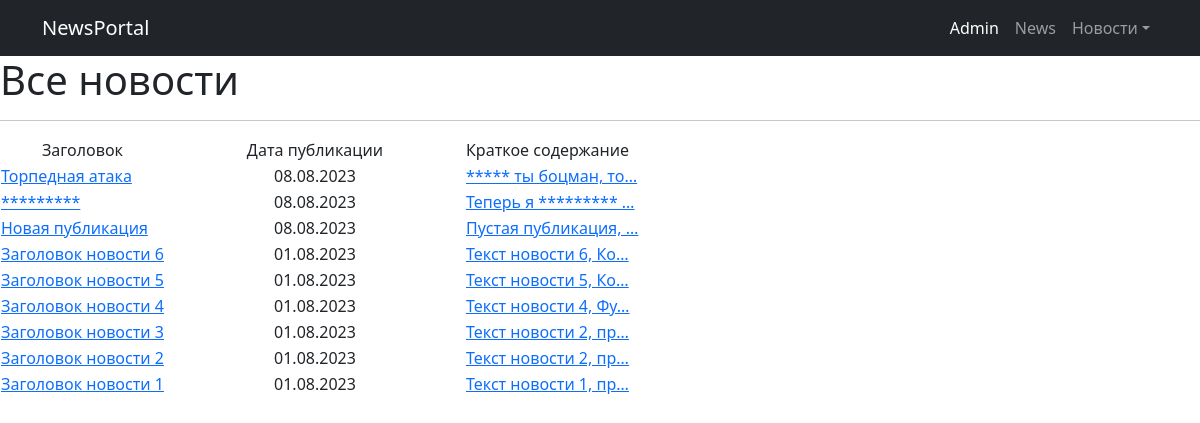
Page /news/ on the committed database.
### News/models.py (models this page shows, shortened)
class Post(models.Model):
    NEWS = 'NW'
    ARTICLE = 'AR'
    CATEGORY_CHOICES = (
        (NEWS, "Новость"),
        (ARTICLE, 'Статья'),
    )
    dateCreation = models.DateTimeField(auto_now_add=True)
    categoryType = models.CharField(max_length=2, choices=CATEGORY_CHOICES, default=ARTICLE)
    author = models.ForeignKey(Author, on_delete=models.CASCADE, related_name='posts')
    postCategory = models.ManyToManyField(Category, through='PostCategory')
    title = models.CharField(max_length=128)
    text = models.TextField()
    rating = models.SmallIntegerField(default=0)
    class Meta:
        verbose_name = 'Публикация'
        verbose_name_plural = 'Публикации'

### News/views.py (the view)
# urls.py: path('', PostList.as_view()),
class PostList(ListView):
    model = Post
    ordering = '-dateCreation'  # сортируем по убыванию даты, сначала самая свежая новость, далее по убыванию
    template_name = 'all_news.html'
    context_object_name = 'all_news'

### News/templatetags/custom_filters.py (called while the page is built)
@register.filter()
def censorship(value):
    words = value.split()  # Разделяем текст на слова
    censored_words = []
    for word in words:
        if word.lower() in censor_words:  # для проверки приводим к нижнему регистру
            censored_words.append('*' * len(word))
        else:
            censored_words.append(word)
    return ' '.join(censored_words)  # Собираем обратно в текст

### templates/all_news.html (shortened to what this page needs)
{% extends 'flatpages/default.html' %}
{% load custom_filters %}
{% block content %}
    <h1>Все новости</h1>
    <hr>
    {% if all_news %}
        <table>
            <tr>
                <td style="text-align: center;">Заголовок</td>
                <td style="text-align: center; width: 300px;">Дата публикации</td>
                <td style="width: 300px;">Краткое содержание</td>
            </tr>
            {% for one_news in all_news %}
                <tr>
                    <td><a href="/news/{{ one_news.pk }}">{{ one_news.title|censorship }}</td>
                    <td style="text-align: center; width: 300px;">{{ one_news.dateCreation|date:'d.m.Y' }}</td>
                    <td style="width: 300px;"><a
                            href="/news/{{ one_news.pk }}">{{ one_news.text|truncatechars:20|censorship }}</td>
                </tr>
            {% endfor %}
        </table>
    {% else %}
        <h2>Новостей нет!</h2>
    {% endif %}
{% endblock content %}

### rows in the picture
Post: title|censorship "Торпедная атака", dateCreation "08.08.2023", text|censorship "***** ты боцман, то…"
Post: title|censorship "*********", dateCreation "08.08.2023", text|censorship "Теперь я ********* …"
Post: title|censorship "Новая публикация", dateCreation "08.08.2023", text|censorship "Пустая публикация, …"
Post: title|censorship "Заголовок новости 6", dateCreation "01.08.2023", text|censorship "Текст новости 6, Ко…"
Post: title|censorship "Заголовок новости 5", dateCreation "01.08.2023", text|censorship "Текст новости 5, Ко…"
Post: title|censorship "Заголовок новости 4", dateCreation "01.08.2023", text|censorship "Текст новости 4, Фу…"
Post: title|censorship "Заголовок новости 3", dateCreation "01.08.2023", text|censorship "Текст новости 2, пр…"
Post: title|censorship "Заголовок новости 2", dateCreation "01.08.2023", text|censorship "Текст новости 2, пр…"
Post: title|censorship "Заголовок новости 1", dateCreation "01.08.2023", text|censorship "Текст новости 1, пр…"
